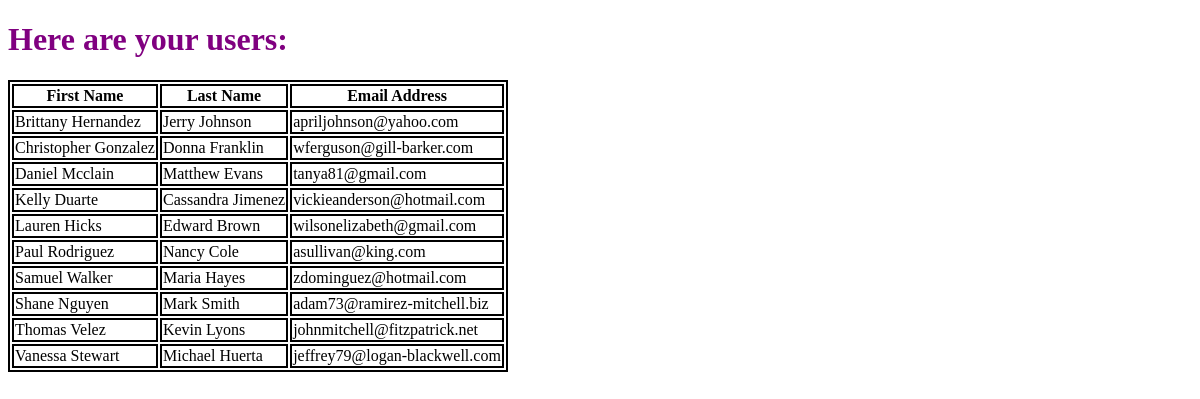
The app's page /users/, older data.
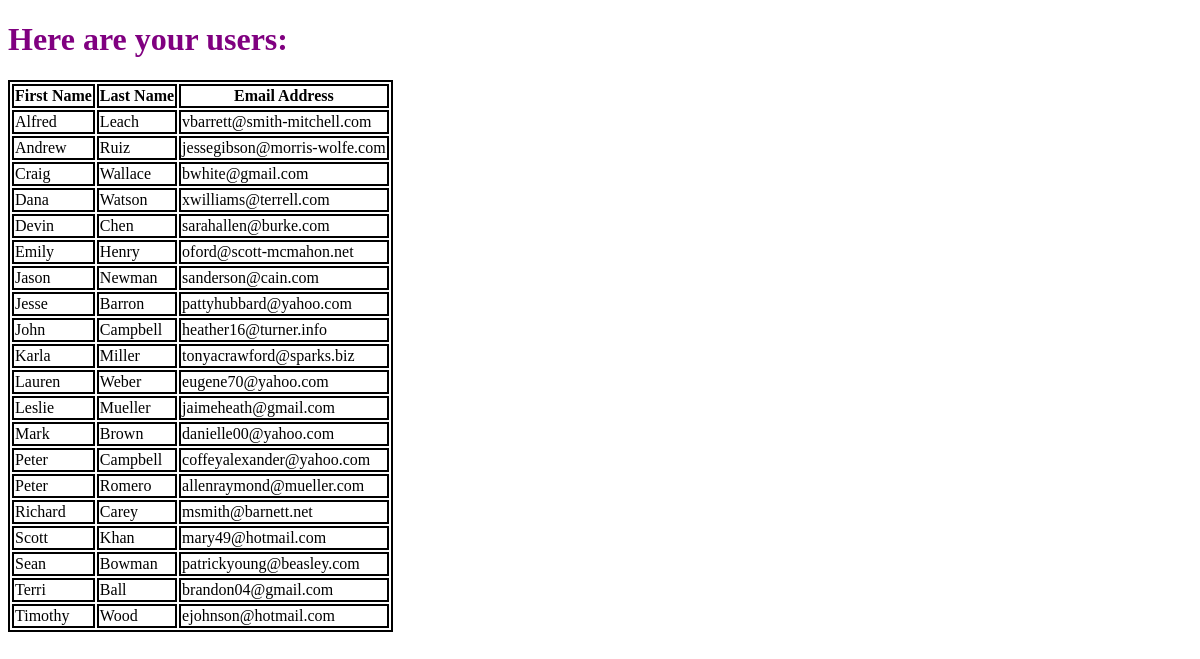
The same page, newer data.
### app_one/models.py (models this page shows, shortened)
class app_users(models.Model):
    fname = models.CharField(max_length=15)
    lname = models.CharField(max_length=15)
    mail = models.EmailField(max_length=75, unique=True)

### app_one/views.py (the view)
# urls.py: path('',views.users,name='users')
def users(request):
    user_records = app_users.objects.order_by('fname')
    user_dict = {"user_list":user_records}
    return render(request, 'app_one/users.html',context=user_dict)

### templates/app_one/users.html (shortened to what this page needs)
<!DOCTYPE html>
{% load static %}
<html>
    <head>
        <link rel="stylesheet" href="{% static "css/mystyle.css" %}"/>
    </head>
    <body>
        <h1>Here are your users:</h1>
        <div>
            {% if user_list %}
              <table>
                  <thead>
                      <th>First Name</th>
                      <th>Last Name</th>
                      <th>Email Address</th>
                  </thead>
                  {% for entry in user_list %}
                  <tr>
                      <td>{{ entry.fname }}</td>
                      <td>{{ entry.lname }}</td>
                      <td>{{ entry.mail }}</td>
                  </tr>
                  {% endfor %}
              </table>
              {% else %}
                  <p>No User list access. Table not created.</p>
                {% endif %}
        </div>
    </body>
</html>

### static/css/mystyle.css (style rules this page uses)
h1 { color: purple; }
table, th, td { border: 2px solid black; }

Row changes from the older to the newer data that the page shows:
removed app_users: fname "Brittany Hernandez", lname "Jerry Johnson", mail "apriljohnson@yahoo.com"
removed app_users: fname "Christopher Gonzalez", lname "Donna Franklin", mail "wferguson@gill-barker.com"
removed app_users: fname "Daniel Mcclain", lname "Matthew Evans", mail "tanya81@gmail.com"
removed app_users: fname "Kelly Duarte", lname "Cassandra Jimenez", mail "vickieanderson@hotmail.com"
removed app_users: fname "Lauren Hicks", lname "Edward Brown", mail "wilsonelizabeth@gmail.com"
removed app_users: fname "Paul Rodriguez", lname "Nancy Cole", mail "asullivan@king.com"
removed app_users: fname "Samuel Walker", lname "Maria Hayes", mail "zdominguez@hotmail.com"
removed app_users: fname "Shane Nguyen", lname "Mark Smith", mail "adam73@ramirez-mitchell.biz"
removed app_users: fname "Thomas Velez", lname "Kevin Lyons", mail "johnmitchell@fitzpatrick.net"
removed app_users: fname "Vanessa Stewart", lname "Michael Huerta", mail "jeffrey79@logan-blackwell.com"
added app_users: fname "Alfred", lname "Leach", mail "vbarrett@smith-mitchell.com"
added app_users: fname "Andrew", lname "Ruiz", mail "jessegibson@morris-wolfe.com"
added app_users: fname "Craig", lname "Wallace", mail "bwhite@gmail.com"
added app_users: fname "Dana", lname "Watson", mail "xwilliams@terrell.com"
added app_users: fname "Devin", lname "Chen", mail "sarahallen@burke.com"
added app_users: fname "Emily", lname "Henry", mail "oford@scott-mcmahon.net"
added app_users: fname "Jason", lname "Newman", mail "sanderson@cain.com"
added app_users: fname "Jesse", lname "Barron", mail "pattyhubbard@yahoo.com"
added app_users: fname "John", lname "Campbell", mail "heather16@turner.info"
added app_users: fname "Karla", lname "Miller", mail "tonyacrawford@sparks.biz"
added app_users: fname "Lauren", lname "Weber", mail "eugene70@yahoo.com"
added app_users: fname "Leslie", lname "Mueller", mail "jaimeheath@gmail.com"
added app_users: fname "Mark", lname "Brown", mail "danielle00@yahoo.com"
added app_users: fname "Peter", lname "Campbell", mail "coffeyalexander@yahoo.com"
added app_users: fname "Peter", lname "Romero", mail "allenraymond@mueller.com"
added app_users: fname "Richard", lname "Carey", mail "msmith@barnett.net"
added app_users: fname "Scott", lname "Khan", mail "mary49@hotmail.com"
added app_users: fname "Sean", lname "Bowman", mail "patrickyoung@beasley.com"
added app_users: fname "Terri", lname "Ball", mail "brandon04@gmail.com"
added app_users: fname "Timothy", lname "Wood", mail "ejohnson@hotmail.com"
